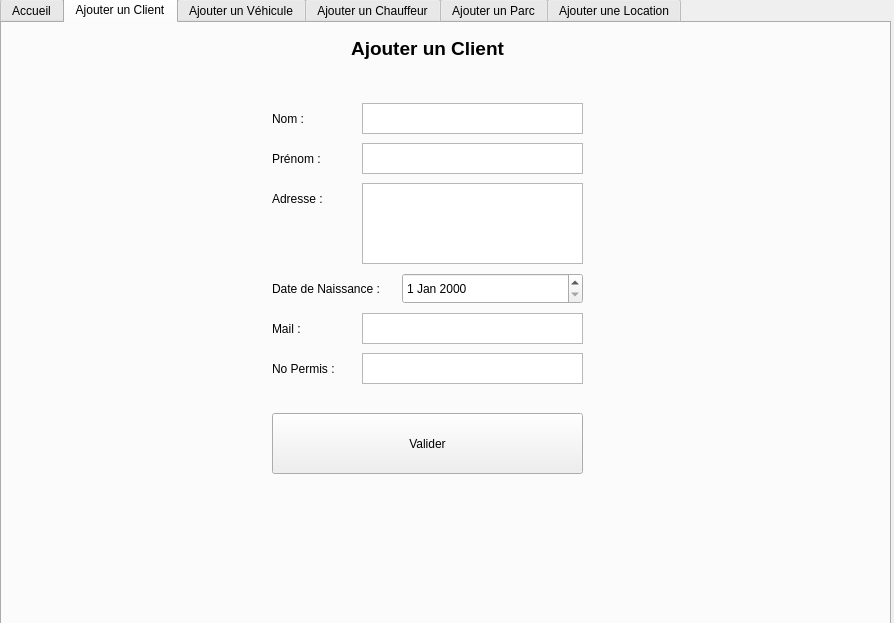
<?xml version="1.0" encoding="UTF-8"?>
<ui version="4.0">
 <class>MainWindow</class>
 <widget class="QMainWindow" name="MainWindow">
  <property name="geometry">
   <rect>
    <x>0</x>
    <y>0</y>
    <width>894</width>
    <height>623</height>
   </rect>
  </property>
  <property name="windowTitle">
   <string>MainWindow</string>
  </property>
  <widget class="QWidget" name="centralWidget">
   <widget class="QTabWidget" name="tabWidget">
    <property name="enabled">
     <bool>true</bool>
    </property>
    <property name="geometry">
     <rect>
      <x>0</x>
      <y>-3</y>
      <width>891</width>
      <height>631</height>
     </rect>
    </property>
    <property name="currentIndex">
     <number>1</number>
    </property>
    <property name="tabsClosable">
     <bool>false</bool>
    </property>
    <property name="movable">
     <bool>false</bool>
    </property>
    <property name="tabBarAutoHide">
     <bool>false</bool>
    </property>
    <widget class="QWidget" name="accueil">
     <property name="enabled">
      <bool>true</bool>
     </property>
     <attribute name="title">
      <string>Accueil</string>
     </attribute>
     <widget class="QPushButton" name="btn_addClient">
      <property name="enabled">
       <bool>true</bool>
      </property>
      <property name="geometry">
       <rect>
        <x>340</x>
        <y>50</y>
        <width>211</width>
        <height>51</height>
       </rect>
      </property>
      <property name="text">
       <string>Ajouter un Client</string>
      </property>
     </widget>
     <widget class="QPushButton" name="btn_addVehicule">
      <property name="enabled">
       <bool>true</bool>
      </property>
      <property name="geometry">
       <rect>
        <x>340</x>
        <y>110</y>
        <width>211</width>
        <height>51</height>
       </rect>
      </property>
      <property name="text">
       <string>Ajouter un Véhicule</string>
      </property>
     </widget>
     <widget class="QPushButton" name="btn_addChauffeur">
      <property name="enabled">
       <bool>true</bool>
      </property>
      <property name="geometry">
       <rect>
        <x>340</x>
        <y>170</y>
        <width>211</width>
        <height>51</height>
       </rect>
      </property>
      <property name="text">
       <string>Ajouter un Chauffeur</string>
      </property>
     </widget>
     <widget class="QPushButton" name="btn_addLocation">
      <property name="enabled">
       <bool>true</bool>
      </property>
      <property name="geometry">
       <rect>
        <x>340</x>
        <y>230</y>
        <width>211</width>
        <height>51</height>
       </rect>
      </property>
      <property name="text">
       <string>Ajouter une Location</string>
      </property>
     </widget>
     <widget class="QPushButton" name="btn_addParc">
      <property name="enabled">
       <bool>true</bool>
      </property>
      <property name="geometry">
       <rect>
        <x>340</x>
        <y>290</y>
        <width>211</width>
        <height>51</height>
       </rect>
      </property>
      <property name="text">
       <string>Ajouter un Parc</string>
      </property>
     </widget>
    </widget>
    <widget class="QWidget" name="tab_addClient">
     <attribute name="title">
      <string>Ajouter un Client</string>
     </attribute>
     <widget class="QTextEdit" name="add_clientNom">
      <property name="geometry">
       <rect>
        <x>360</x>
        <y>80</y>
        <width>221</width>
        <height>31</height>
       </rect>
      </property>
     </widget>
     <widget class="QLabel" name="label">
      <property name="geometry">
       <rect>
        <x>270</x>
        <y>80</y>
        <width>91</width>
        <height>31</height>
       </rect>
      </property>
      <property name="text">
       <string>Nom :</string>
      </property>
     </widget>
     <widget class="QTextEdit" name="add_clientPrenom">
      <property name="geometry">
       <rect>
        <x>360</x>
        <y>120</y>
        <width>221</width>
        <height>31</height>
       </rect>
      </property>
     </widget>
     <widget class="QLabel" name="label_2">
      <property name="geometry">
       <rect>
        <x>270</x>
        <y>120</y>
        <width>91</width>
        <height>31</height>
       </rect>
      </property>
      <property name="text">
       <string>Prénom :</string>
      </property>
     </widget>
     <widget class="QTextEdit" name="add_clientAdresse">
      <property name="geometry">
       <rect>
        <x>360</x>
        <y>160</y>
        <width>221</width>
        <height>81</height>
       </rect>
      </property>
     </widget>
     <widget class="QLabel" name="label_3">
      <property name="geometry">
       <rect>
        <x>270</x>
        <y>160</y>
        <width>91</width>
        <height>31</height>
       </rect>
      </property>
      <property name="text">
       <string>Adresse :</string>
      </property>
     </widget>
     <widget class="QLabel" name="label_4">
      <property name="geometry">
       <rect>
        <x>270</x>
        <y>250</y>
        <width>131</width>
        <height>31</height>
       </rect>
      </property>
      <property name="text">
       <string>Date de Naissance :</string>
      </property>
     </widget>
     <widget class="QDateEdit" name="add_clientNaissance">
      <property name="geometry">
       <rect>
        <x>400</x>
        <y>250</y>
        <width>181</width>
        <height>31</height>
       </rect>
      </property>
     </widget>
     <widget class="QTextEdit" name="add_clientMail">
      <property name="geometry">
       <rect>
        <x>360</x>
        <y>290</y>
        <width>221</width>
        <height>31</height>
       </rect>
      </property>
     </widget>
     <widget class="QLabel" name="label_5">
      <property name="geometry">
       <rect>
        <x>270</x>
        <y>290</y>
        <width>91</width>
        <height>31</height>
       </rect>
      </property>
      <property name="text">
       <string>Mail :</string>
      </property>
     </widget>
     <widget class="QTextEdit" name="add_clientPermis">
      <property name="geometry">
       <rect>
        <x>360</x>
        <y>330</y>
        <width>221</width>
        <height>31</height>
       </rect>
      </property>
     </widget>
     <widget class="QLabel" name="label_6">
      <property name="geometry">
       <rect>
        <x>270</x>
        <y>330</y>
        <width>91</width>
        <height>31</height>
       </rect>
      </property>
      <property name="text">
       <string>No Permis :</string>
      </property>
     </widget>
     <widget class="QLabel" name="label_7">
      <property name="geometry">
       <rect>
        <x>270</x>
        <y>10</y>
        <width>311</width>
        <height>31</height>
       </rect>
      </property>
      <property name="text">
       <string>&lt;html&gt;&lt;head/&gt;&lt;body&gt;&lt;p align=&quot;center&quot;&gt;&lt;span style=&quot; font-size:14pt; font-weight:600;&quot;&gt;Ajouter un Client&lt;/span&gt;&lt;/p&gt;&lt;/body&gt;&lt;/html&gt;</string>
      </property>
     </widget>
     <widget class="QPushButton" name="valid_addClient">
      <property name="geometry">
       <rect>
        <x>270</x>
        <y>390</y>
        <width>311</width>
        <height>61</height>
       </rect>
      </property>
      <property name="text">
       <string>Valider</string>
      </property>
     </widget>
    </widget>
    <widget class="QWidget" name="tab_addVehicule">
     <property name="enabled">
      <bool>true</bool>
     </property>
     <attribute name="title">
      <string>Ajouter un Véhicule</string>
     </attribute>
     <widget class="QCheckBox" name="add_vehDispo">
      <property name="enabled">
       <bool>false</bool>
      </property>
      <property name="geometry">
       <rect>
        <x>370</x>
        <y>380</y>
        <width>131</width>
        <height>22</height>
       </rect>
      </property>
      <property name="text">
       <string>Disponible ?</string>
      </property>
     </widget>
     <widget class="QDateEdit" name="add_vehCT">
      <property name="enabled">
       <bool>false</bool>
      </property>
      <property name="geometry">
       <rect>
        <x>400</x>
        <y>250</y>
        <width>201</width>
        <height>31</height>
       </rect>
      </property>
     </widget>
     <widget class="QTextEdit" name="add_vehModele">
      <property name="enabled">
       <bool>false</bool>
      </property>
      <property name="geometry">
       <rect>
        <x>400</x>
        <y>170</y>
        <width>201</width>
        <height>31</height>
       </rect>
      </property>
     </widget>
     <widget class="QRadioButton" name="add_vehBus">
      <property name="geometry">
       <rect>
        <x>420</x>
        <y>130</y>
        <width>51</width>
        <height>22</height>
       </rect>
      </property>
      <property name="text">
       <string>&amp;Bus</string>
      </property>
      <attribute name="buttonGroup">
       <string notr="true">choixTypeVeh</string>
      </attribute>
     </widget>
     <widget class="QCheckBox" name="add_vehAssistElec">
      <property name="enabled">
       <bool>false</bool>
      </property>
      <property name="geometry">
       <rect>
        <x>340</x>
        <y>410</y>
        <width>181</width>
        <height>22</height>
       </rect>
      </property>
      <property name="text">
       <string>Assistance Electrique ?</string>
      </property>
     </widget>
     <widget class="QLabel" name="label_13">
      <property name="geometry">
       <rect>
        <x>260</x>
        <y>40</y>
        <width>311</width>
        <height>31</height>
       </rect>
      </property>
      <property name="text">
       <string>&lt;html&gt;&lt;head/&gt;&lt;body&gt;&lt;p align=&quot;center&quot;&gt;&lt;span style=&quot; font-size:14pt; font-weight:600;&quot;&gt;Ajouter un Vehicule&lt;/span&gt;&lt;/p&gt;&lt;/body&gt;&lt;/html&gt;</string>
      </property>
     </widget>
     <widget class="QRadioButton" name="add_vehVoiture">
      <property name="enabled">
       <bool>true</bool>
      </property>
      <property name="geometry">
       <rect>
        <x>260</x>
        <y>130</y>
        <width>71</width>
        <height>22</height>
       </rect>
      </property>
      <property name="text">
       <string>&amp;Voiture</string>
      </property>
      <attribute name="buttonGroup">
       <string notr="true">choixTypeVeh</string>
      </attribute>
     </widget>
     <widget class="QLabel" name="label_11">
      <property name="geometry">
       <rect>
        <x>260</x>
        <y>210</y>
        <width>121</width>
        <height>31</height>
       </rect>
      </property>
      <property name="text">
       <string>Immatriculation :</string>
      </property>
     </widget>
     <widget class="QLabel" name="label_17">
      <property name="geometry">
       <rect>
        <x>260</x>
        <y>290</y>
        <width>131</width>
        <height>31</height>
       </rect>
      </property>
      <property name="text">
       <string>Prix à la journée :</string>
      </property>
     </widget>
     <widget class="QSpinBox" name="add_vehPlaces">
      <property name="enabled">
       <bool>false</bool>
      </property>
      <property name="geometry">
       <rect>
        <x>400</x>
        <y>330</y>
        <width>201</width>
        <height>31</height>
       </rect>
      </property>
     </widget>
     <widget class="QDoubleSpinBox" name="add_vehPrix">
      <property name="enabled">
       <bool>false</bool>
      </property>
      <property name="geometry">
       <rect>
        <x>400</x>
        <y>290</y>
        <width>201</width>
        <height>31</height>
       </rect>
      </property>
     </widget>
     <widget class="QRadioButton" name="add_vehVelo">
      <property name="geometry">
       <rect>
        <x>540</x>
        <y>130</y>
        <width>61</width>
        <height>22</height>
       </rect>
      </property>
      <property name="text">
       <string>Vélo</string>
      </property>
      <attribute name="buttonGroup">
       <string notr="true">choixTypeVeh</string>
      </attribute>
     </widget>
     <widget class="QTextEdit" name="add_vehImmat">
      <property name="enabled">
       <bool>false</bool>
      </property>
      <property name="geometry">
       <rect>
        <x>400</x>
        <y>210</y>
        <width>201</width>
        <height>31</height>
       </rect>
      </property>
     </widget>
     <widget class="QLabel" name="label_18">
      <property name="geometry">
       <rect>
        <x>260</x>
        <y>170</y>
        <width>121</width>
        <height>31</height>
       </rect>
      </property>
      <property name="text">
       <string>Modèle :</string>
      </property>
     </widget>
     <widget class="QPushButton" name="valid_addVehicule">
      <property name="enabled">
       <bool>false</bool>
      </property>
      <property name="geometry">
       <rect>
        <x>264</x>
        <y>460</y>
        <width>331</width>
        <height>61</height>
       </rect>
      </property>
      <property name="text">
       <string>Valider</string>
      </property>
     </widget>
     <widget class="QLabel" name="label_19">
      <property name="geometry">
       <rect>
        <x>260</x>
        <y>330</y>
        <width>131</width>
        <height>31</height>
       </rect>
      </property>
      <property name="text">
       <string>Nombre de places :</string>
      </property>
     </widget>
     <widget class="QLabel" name="label_44">
      <property name="geometry">
       <rect>
        <x>260</x>
        <y>90</y>
        <width>111</width>
        <height>31</height>
       </rect>
      </property>
      <property name="text">
       <string>Type de Véhicule :</string>
      </property>
     </widget>
     <widget class="QLabel" name="label_20">
      <property name="geometry">
       <rect>
        <x>260</x>
        <y>250</y>
        <width>131</width>
        <height>31</height>
       </rect>
      </property>
      <property name="text">
       <string>Controle Technique :</string>
      </property>
     </widget>
    </widget>
    <widget class="QWidget" name="tab_addChauffeur">
     <attribute name="title">
      <string>Ajouter un Chauffeur</string>
     </attribute>
     <widget class="QLabel" name="label_24">
      <property name="geometry">
       <rect>
        <x>290</x>
        <y>100</y>
        <width>91</width>
        <height>31</height>
       </rect>
      </property>
      <property name="text">
       <string>Nom :</string>
      </property>
     </widget>
     <widget class="QLabel" name="label_26">
      <property name="geometry">
       <rect>
        <x>290</x>
        <y>140</y>
        <width>91</width>
        <height>31</height>
       </rect>
      </property>
      <property name="text">
       <string>Prénom :</string>
      </property>
     </widget>
     <widget class="QTextEdit" name="add_chauffeurAdresse">
      <property name="geometry">
       <rect>
        <x>380</x>
        <y>180</y>
        <width>221</width>
        <height>81</height>
       </rect>
      </property>
     </widget>
     <widget class="QLabel" name="label_27">
      <property name="geometry">
       <rect>
        <x>290</x>
        <y>180</y>
        <width>91</width>
        <height>31</height>
       </rect>
      </property>
      <property name="text">
       <string>Adresse :</string>
      </property>
     </widget>
     <widget class="QLabel" name="label_28">
      <property name="geometry">
       <rect>
        <x>290</x>
        <y>30</y>
        <width>311</width>
        <height>31</height>
       </rect>
      </property>
      <property name="text">
       <string>&lt;html&gt;&lt;head/&gt;&lt;body&gt;&lt;p align=&quot;center&quot;&gt;&lt;span style=&quot; font-size:14pt; font-weight:600;&quot;&gt;Ajouter un Chauffeur&lt;/span&gt;&lt;/p&gt;&lt;/body&gt;&lt;/html&gt;</string>
      </property>
     </widget>
     <widget class="QLabel" name="label_29">
      <property name="geometry">
       <rect>
        <x>290</x>
        <y>310</y>
        <width>91</width>
        <height>31</height>
       </rect>
      </property>
      <property name="text">
       <string>Mail :</string>
      </property>
     </widget>
     <widget class="QTextEdit" name="add_chauffeurMail">
      <property name="geometry">
       <rect>
        <x>380</x>
        <y>310</y>
        <width>221</width>
        <height>31</height>
       </rect>
      </property>
     </widget>
     <widget class="QLabel" name="label_30">
      <property name="geometry">
       <rect>
        <x>290</x>
        <y>350</y>
        <width>91</width>
        <height>31</height>
       </rect>
      </property>
      <property name="text">
       <string>No Permis :</string>
      </property>
     </widget>
     <widget class="QDateEdit" name="add_chauffeurNaissance">
      <property name="geometry">
       <rect>
        <x>420</x>
        <y>270</y>
        <width>181</width>
        <height>31</height>
       </rect>
      </property>
     </widget>
     <widget class="QPushButton" name="valid_addChauffeur">
      <property name="geometry">
       <rect>
        <x>290</x>
        <y>420</y>
        <width>311</width>
        <height>61</height>
       </rect>
      </property>
      <property name="text">
       <string>Valider</string>
      </property>
     </widget>
     <widget class="QTextEdit" name="add_chauffeurPrenom">
      <property name="geometry">
       <rect>
        <x>380</x>
        <y>140</y>
        <width>221</width>
        <height>31</height>
       </rect>
      </property>
     </widget>
     <widget class="QLabel" name="label_31">
      <property name="geometry">
       <rect>
        <x>290</x>
        <y>270</y>
        <width>131</width>
        <height>31</height>
       </rect>
      </property>
      <property name="text">
       <string>Date de Naissance :</string>
      </property>
     </widget>
     <widget class="QTextEdit" name="add_chauffeurNom">
      <property name="geometry">
       <rect>
        <x>380</x>
        <y>100</y>
        <width>221</width>
        <height>31</height>
       </rect>
      </property>
     </widget>
     <widget class="QTextEdit" name="add_chauffeurPermis">
      <property name="geometry">
       <rect>
        <x>380</x>
        <y>350</y>
        <width>221</width>
        <height>31</height>
       </rect>
      </property>
     </widget>
     <widget class="QCheckBox" name="add_chauffeurDispo">
      <property name="geometry">
       <rect>
        <x>390</x>
        <y>390</y>
        <width>131</width>
        <height>22</height>
       </rect>
      </property>
      <property name="text">
       <string>Disponible ?</string>
      </property>
     </widget>
    </widget>
    <widget class="QWidget" name="tab_addParc">
     <attribute name="title">
      <string>Ajouter un Parc</string>
     </attribute>
     <widget class="QLabel" name="label_32">
      <property name="geometry">
       <rect>
        <x>270</x>
        <y>130</y>
        <width>91</width>
        <height>31</height>
       </rect>
      </property>
      <property name="text">
       <string>Nom :</string>
      </property>
     </widget>
     <widget class="QTextEdit" name="add_parcAdresse">
      <property name="geometry">
       <rect>
        <x>360</x>
        <y>170</y>
        <width>221</width>
        <height>81</height>
       </rect>
      </property>
     </widget>
     <widget class="QLabel" name="label_34">
      <property name="geometry">
       <rect>
        <x>270</x>
        <y>170</y>
        <width>91</width>
        <height>31</height>
       </rect>
      </property>
      <property name="text">
       <string>Adresse :</string>
      </property>
     </widget>
     <widget class="QLabel" name="label_35">
      <property name="geometry">
       <rect>
        <x>270</x>
        <y>50</y>
        <width>311</width>
        <height>31</height>
       </rect>
      </property>
      <property name="text">
       <string>&lt;html&gt;&lt;head/&gt;&lt;body&gt;&lt;p align=&quot;center&quot;&gt;&lt;span style=&quot; font-size:14pt; font-weight:600;&quot;&gt;Ajouter un Parc&lt;/span&gt;&lt;/p&gt;&lt;/body&gt;&lt;/html&gt;</string>
      </property>
     </widget>
     <widget class="QPushButton" name="valid_addParc">
      <property name="geometry">
       <rect>
        <x>270</x>
        <y>350</y>
        <width>311</width>
        <height>61</height>
       </rect>
      </property>
      <property name="text">
       <string>Valider</string>
      </property>
     </widget>
     <widget class="QTextEdit" name="add_parcNom">
      <property name="geometry">
       <rect>
        <x>360</x>
        <y>130</y>
        <width>221</width>
        <height>31</height>
       </rect>
      </property>
     </widget>
     <widget class="QLabel" name="label_33">
      <property name="geometry">
       <rect>
        <x>270</x>
        <y>260</y>
        <width>131</width>
        <height>31</height>
       </rect>
      </property>
      <property name="text">
       <string>Nombre de places :</string>
      </property>
     </widget>
     <widget class="QSpinBox" name="add_parcPlaces">
      <property name="geometry">
       <rect>
        <x>410</x>
        <y>260</y>
        <width>171</width>
        <height>31</height>
       </rect>
      </property>
     </widget>
    </widget>
    <widget class="QWidget" name="tab_addLocation">
     <attribute name="title">
      <string>Ajouter une Location</string>
     </attribute>
     <widget class="QLabel" name="label_36">
      <property name="geometry">
       <rect>
        <x>280</x>
        <y>70</y>
        <width>91</width>
        <height>31</height>
       </rect>
      </property>
      <property name="text">
       <string>Client :</string>
      </property>
     </widget>
     <widget class="QLabel" name="label_37">
      <property name="geometry">
       <rect>
        <x>280</x>
        <y>110</y>
        <width>91</width>
        <height>31</height>
       </rect>
      </property>
      <property name="text">
       <string>Réf. Bancaire :</string>
      </property>
     </widget>
     <widget class="QLabel" name="label_40">
      <property name="geometry">
       <rect>
        <x>280</x>
        <y>20</y>
        <width>311</width>
        <height>31</height>
       </rect>
      </property>
      <property name="text">
       <string>&lt;html&gt;&lt;head/&gt;&lt;body&gt;&lt;p align=&quot;center&quot;&gt;&lt;span style=&quot; font-size:14pt; font-weight:600;&quot;&gt;Ajouter une Location&lt;/span&gt;&lt;/p&gt;&lt;/body&gt;&lt;/html&gt;</string>
      </property>
     </widget>
     <widget class="QDateEdit" name="add_locDateDebut">
      <property name="geometry">
       <rect>
        <x>410</x>
        <y>150</y>
        <width>181</width>
        <height>31</height>
       </rect>
      </property>
     </widget>
     <widget class="QPushButton" name="valid_addLocation">
      <property name="geometry">
       <rect>
        <x>280</x>
        <y>510</y>
        <width>311</width>
        <height>61</height>
       </rect>
      </property>
      <property name="text">
       <string>Valider</string>
      </property>
     </widget>
     <widget class="QTextEdit" name="add_locRefBanq">
      <property name="geometry">
       <rect>
        <x>370</x>
        <y>110</y>
        <width>221</width>
        <height>31</height>
       </rect>
      </property>
     </widget>
     <widget class="QLabel" name="label_42">
      <property name="geometry">
       <rect>
        <x>280</x>
        <y>150</y>
        <width>131</width>
        <height>31</height>
       </rect>
      </property>
      <property name="text">
       <string>Date de Début :</string>
      </property>
     </widget>
     <widget class="QComboBox" name="add_locClient">
      <property name="geometry">
       <rect>
        <x>370</x>
        <y>70</y>
        <width>221</width>
        <height>27</height>
       </rect>
      </property>
     </widget>
     <widget class="QLabel" name="label_43">
      <property name="geometry">
       <rect>
        <x>280</x>
        <y>190</y>
        <width>131</width>
        <height>31</height>
       </rect>
      </property>
      <property name="text">
       <string>Durée :</string>
      </property>
     </widget>
     <widget class="QLabel" name="label_38">
      <property name="geometry">
       <rect>
        <x>280</x>
        <y>230</y>
        <width>111</width>
        <height>31</height>
       </rect>
      </property>
      <property name="text">
       <string>Type de Véhicule :</string>
      </property>
     </widget>
     <widget class="QPushButton" name="btn_addClient2">
      <property name="geometry">
       <rect>
        <x>630</x>
        <y>70</y>
        <width>241</width>
        <height>31</height>
       </rect>
      </property>
      <property name="text">
       <string>Créer un Client</string>
      </property>
     </widget>
     <widget class="QSpinBox" name="add_locDuree">
      <property name="geometry">
       <rect>
        <x>410</x>
        <y>190</y>
        <width>181</width>
        <height>27</height>
       </rect>
      </property>
     </widget>
     <widget class="QRadioButton" name="add_locVoiture">
      <property name="enabled">
       <bool>true</bool>
      </property>
      <property name="geometry">
       <rect>
        <x>280</x>
        <y>270</y>
        <width>71</width>
        <height>22</height>
       </rect>
      </property>
      <property name="text">
       <string>&amp;Voiture</string>
      </property>
      <attribute name="buttonGroup">
       <string notr="true">choixLocVeh</string>
      </attribute>
     </widget>
     <widget class="QRadioButton" name="add_locBus">
      <property name="geometry">
       <rect>
        <x>420</x>
        <y>270</y>
        <width>51</width>
        <height>22</height>
       </rect>
      </property>
      <property name="text">
       <string>&amp;Bus</string>
      </property>
      <attribute name="buttonGroup">
       <string notr="true">choixLocVeh</string>
      </attribute>
     </widget>
     <widget class="QRadioButton" name="add_locVelo">
      <property name="geometry">
       <rect>
        <x>530</x>
        <y>270</y>
        <width>61</width>
        <height>22</height>
       </rect>
      </property>
      <property name="text">
       <string>Vélo</string>
      </property>
      <attribute name="buttonGroup">
       <string notr="true">choixLocVeh</string>
      </attribute>
     </widget>
     <widget class="QLabel" name="label_39">
      <property name="geometry">
       <rect>
        <x>260</x>
        <y>310</y>
        <width>391</width>
        <height>31</height>
       </rect>
      </property>
      <property name="text">
       <string>Avec assistance ? (chauffeur pour Voiture/Bus, éléctrique pour Vélo)</string>
      </property>
     </widget>
     <widget class="QCheckBox" name="add_locAssist">
      <property name="geometry">
       <rect>
        <x>390</x>
        <y>350</y>
        <width>101</width>
        <height>22</height>
       </rect>
      </property>
      <property name="text">
       <string>Assistance ?</string>
      </property>
     </widget>
     <widget class="QLabel" name="label_41">
      <property name="geometry">
       <rect>
        <x>280</x>
        <y>380</y>
        <width>91</width>
        <height>31</height>
       </rect>
      </property>
      <property name="text">
       <string>Véhicule :</string>
      </property>
     </widget>
     <widget class="QComboBox" name="add_locVehicule">
      <property name="geometry">
       <rect>
        <x>370</x>
        <y>380</y>
        <width>221</width>
        <height>71</height>
       </rect>
      </property>
     </widget>
     <widget class="QLabel" name="label_locPrix">
      <property name="geometry">
       <rect>
        <x>280</x>
        <y>460</y>
        <width>311</width>
        <height>31</height>
       </rect>
      </property>
      <property name="text">
       <string>&lt;html&gt;&lt;head/&gt;&lt;body&gt;&lt;p align=&quot;center&quot;&gt;&lt;span style=&quot; font-size:11pt; font-weight:600;&quot;&gt;Prix : &lt;/span&gt;&lt;/p&gt;&lt;/body&gt;&lt;/html&gt;</string>
      </property>
     </widget>
    </widget>
   </widget>
  </widget>
 </widget>
 <layoutdefault spacing="6" margin="11"/>
 <resources/>
 <connections/>
 <buttongroups>
  <buttongroup name="choixTypeVeh"/>
  <buttongroup name="choixLocVeh"/>
 </buttongroups>
</ui>
